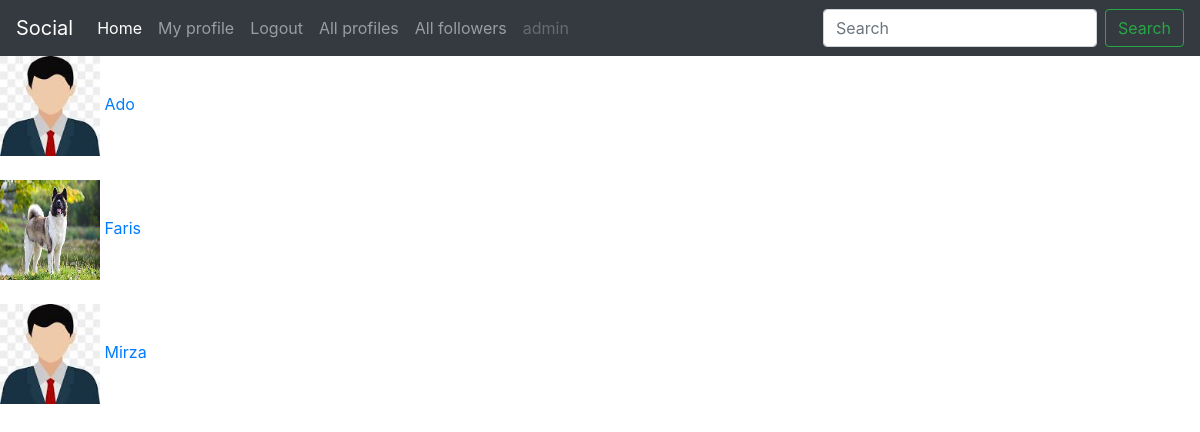
The app's page /profiles/following/1/ (signed in) with its own data.
### profiles/models.py (models this page shows, shortened)
class Followers(models.Model):
    sender = models.ForeignKey(Profile, on_delete=models.CASCADE,related_name="sender")
    receiver = models.ForeignKey(Profile, on_delete=models.CASCADE,related_name="receiver")

class Profile(models.Model):
    first_name = models.CharField(max_length=225)
    last_name = models.CharField(max_length=225)
    bio = models.TextField()
    user = models.OneToOneField(User, on_delete=models.CASCADE)
    image = models.ImageField(upload_to="post_images",default="avatar.jpg")
    followers = models.ManyToManyField(User,related_name="follower",blank=True)
    created = models.DateTimeField(auto_now_add=True)
    updated = models.DateTimeField(auto_now=True)

### profiles/views.py (the view)
# urls.py: path("following/<str:pk>/",views.following,name="following"),
@login_required(login_url='account_login')
def following(request,pk):
    profile = Profile.objects.get(pk=pk)
    following = Followers.objects.filter(sender=profile)
    context = {'following':following}
    return render(request, 'profiles/following.html',context)

### profiles/templates/profiles/following.html
{% extends "base.html" %}
{% block content %}
    {% for follow in following %}
        <a href="{% url 'get_profiles' follow.receiver.pk %}">
            <img width="100" height="100" src="{{ follow.receiver.image.url }}" />
            {{ follow.receiver.first_name }}
        </a>
        <br></br>
    {% endfor %}
{% endblock content %}

### templates/navbar.html (shortened to what this page needs)
<nav class="navbar navbar-expand-lg navbar-dark bg-dark">
    <a class="navbar-brand" href="">Social</a>
    <div class="collapse navbar-collapse" id="navbarSupportedContent">
      <ul class="navbar-nav mr-auto">
        <li class="nav-item active">
          <a class="nav-link" href="/posts/">Home <span class="sr-only">(current)</span></a>
        </li>
        <li class="nav-item">
          <a class="nav-link" href="{% url 'my_profile' %}">My profile</a>
        </li>
        {% if request.user.is_authenticated %}
        <li class="nav-item">
          <a class="nav-link" href="{% url 'account_logout' %}">Logout</a>
        </li>
        <li class="nav-item">
          <a class="nav-link" href="{% url 'all_profiles' %}">All profiles</a>
        </li>
        <li class="nav-item">
          <a class="nav-link" href="{% url 'all_user_followers' %}">All followers</a>
        </li>
        {% else %}
        <li class="nav-item">
          <a class="nav-link" href="{% url 'account_signup' %}">Signup</a>
        </li>
        {% endif %}
        <li class="nav-item">
          <a class="nav-link disabled" href="#">{{ request.user.username }}</a>
        </li>
      </ul>
      <form action="{% url 'search' %}" method="POST" class="form-inline my-2 my-lg-0">
        <input class="form-control mr-sm-2" type="search" name="search" placeholder="Search" aria-label="Search">
        <button class="btn btn-outline-success my-2 my-sm-0" type="submit">Search</button>
      </form>
    </div>
  </nav>

### records on screen
Followers: receiver.image (placeholder picture), receiver.first_name "Ado"
Followers: receiver.image (picture), receiver.first_name "Faris"
Followers: receiver.image (placeholder picture), receiver.first_name "Mirza"

### other values on screen
{{ request.user.username }} "admin"
